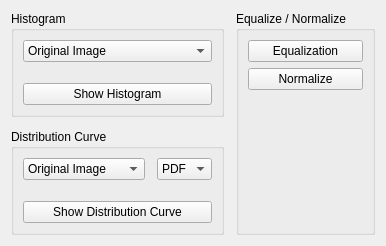
         <widget class="QWidget" name="histogramPage">
          <layout class="QHBoxLayout" name="horizontalLayout_5">
           <property name="spacing">
            <number>12</number>
           </property>
           <item>
            <layout class="QVBoxLayout" name="verticalLayout_histogram_distribution">
             <property name="spacing">
              <number>12</number>
             </property>
             <item>
              <widget class="QGroupBox" name="histogramGroup">
               <property name="title">
                <string>Histogram</string>
               </property>
               <layout class="QVBoxLayout" name="verticalLayout_7">
                <item>
                 <widget class="QComboBox" name="comboHistChannel">
                  <item>
                   <property name="text">
                    <string>Original Image</string>
                   </property>
                  </item>
                  <item>
                   <property name="text">
                    <string>Equalized Image</string>
                   </property>
                  </item>
                 </widget>
                </item>
                <item>
                 <spacer name="verticalSpacer_histogram">
                  <property name="orientation">
                   <enum>Qt::Vertical</enum>
                  </property>
                  <property name="sizeHint" stdset="0">
                   <size>
                    <width>20</width>
                    <height>15</height>
                   </size>
                  </property>
                 </spacer>
                </item>
                <item>
                 <widget class="QPushButton" name="btnShowHist">
                  <property name="text">
                   <string>Show Histogram</string>
                  </property>
                 </widget>
                </item>
               </layout>
              </widget>
             </item>
             <item>
              <widget class="QGroupBox" name="distributionCurveGroup">
               <property name="title">
                <string>Distribution Curve</string>
               </property>
               <layout class="QVBoxLayout" name="verticalLayout_distribution">
                <item>
                 <layout class="QHBoxLayout" name="horizontalLayout_curveSelectors">
                  <property name="spacing">
                   <number>12</number>
                  </property>
                  <item>
                   <widget class="QComboBox" name="comboCurveChannel">
                    <item>
                     <property name="text">
                      <string>Original Image</string>
                     </property>
                    </item>
                    <item>
                     <property name="text">
                      <string>Equalized Image</string>
                     </property>
                    </item>
                   </widget>
                  </item>
                  <item>
                   <widget class="QComboBox" name="comboCurveType">
                    <item>
                     <property name="text">
                      <string>PDF</string>
                     </property>
                    </item>
                    <item>
                     <property name="text">
                      <string>CDF</string>
                     </property>
                    </item>
                   </widget>
                  </item>
                 </layout>
                </item>
                <item>
                 <spacer name="verticalSpacer_distribution">
                  <property name="orientation">
                   <enum>Qt::Vertical</enum>
                  </property>
                  <property name="sizeHint" stdset="0">
                   <size>
                    <width>20</width>
                    <height>15</height>
                   </size>
                  </property>
                 </spacer>
                </item>
                <item>
                 <widget class="QPushButton" name="btnShowDistribution">
                  <property name="text">
                   <string>Show Distribution Curve</string>
                  </property>
                 </widget>
                </item>
               </layout>
              </widget>
             </item>
            </layout>
           </item>
           <item>
            <widget class="QGroupBox" name="normalizeGroup">
             <property name="title">
              <string>Equalize / Normalize</string>
             </property>
             <layout class="QVBoxLayout" name="verticalLayout_8">
              <item>
               <widget class="QPushButton" name="btnEqualize">
                <property name="text">
                 <string> Equalization </string>
                </property>
               </widget>
              </item>
              <item>
               <widget class="QPushButton" name="btnNormalize">
                <property name="text">
                 <string>Normalize</string>
                </property>
               </widget>
              </item>
              <item>
               <spacer name="verticalSpacer_normalize">
                <property name="orientation">
                 <enum>Qt::Vertical</enum>
                </property>
                <property name="sizeHint" stdset="0">
                 <size>
                  <width>20</width>
                  <height>40</height>
                 </size>
                </property>
               </spacer>
              </item>
             </layout>
            </widget>
           </item>
          </layout>
         </widget>
